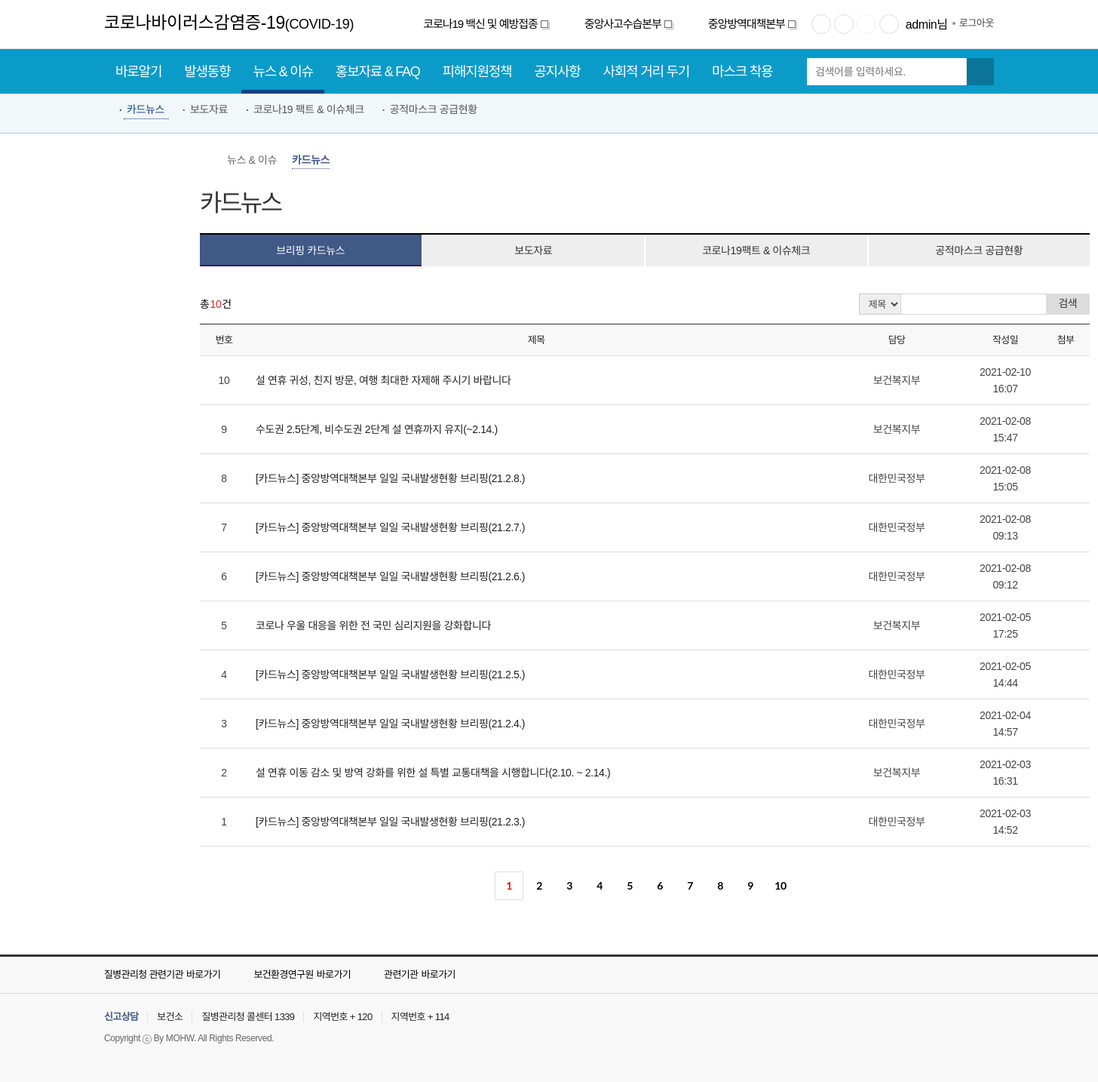
Page /news/ (signed in) on the committed database.
### copycatApp/models.py (models this page shows, shortened)
class News(models.Model):
    number = models.IntegerField(default =1)
    title = models.CharField(max_length=70)
    manager = models.CharField(max_length=50)
    day = models.CharField(max_length=50)
    cardnews = models.ImageField(blank = True, null = True)

### copycatApp/views.py (the view)
# urls.py: path('',copycatApp.views.news,name="news"),
def news(request):
    newslist = News.objects.all().order_by('-number')
    return render(request, 'news.html',{'newslist':newslist})

### copycatApp/templates/news.html (shortened to what this page needs)
<!DOCTYPE html>
<html>
<head>
</head>
<body>
    <header class="header_lay">
        <div class="top">
            <div>
                <div class="n_left">
                    <h1 class="corona_h1"><a href="{% url 'main' %}">코로나바이러스감염증-19<span>(COVID-19)</span></a></h1>
                </div>
                <div class="n_right">
                    <ul class="shim">
                        <li><a href="http://ncv.kdca.go.kr/" target="_blank" title="새창">코로나19 백신 및 예방접종<i class="ico_window"><span class="hdn">새창</span></i></a></li>
                        <li><a href="http://www.mohw.go.kr/" target="_blank" title="새창">중앙사고수습본부<i class="ico_window"><span class="hdn">새창</span></i></a></li>
                        <li><a href="http://www.kdca.go.kr/" target="_blank" title="새창">중앙방역대책본부<i class="ico_window"><span class="hdn">새창</span></i></a></li>
                    </ul>
                    <ul class="sns">
                        <li class="facebook"><a href="http://www.facebook.com/koreadca" target="_blank" title="질병관리청 페이스북으로 새창">페이스북<i class="ico_window"><span class="hdn">새창</span></i></a></li>
                        <li class="youtube"><a href="https://youtube.com/channel/UCa7-3Zvxg-5Rfxgu3RQY_gw" target="_blank" title="질병관리청 유튜브 새창">유튜브<i class="ico_window"><span class="hdn">새창</span></i></a></li>
                        <li class="post"><a href="https://post.naver.com/my.nhn?memberNo=20182790" target="_blank" title="질병관리청 포스트 새창">포스트<i class="ico_window"><span class="hdn">새창</span></i></a></li>
                        <li class="twitter"><a href="http://twitter.com/koreadca" target="_blank" title="질병관리청 트위터 새창">트위터<i class="ico_window"><span class="hdn">새창</span></i></a></li>
                    </ul>
                     <ul class="country">
                        {% if user.is_authenticated %}
                            {{user.username}}님
                            <li><a href="{% url 'logout' %}">로그아웃<i class="ico_window"><span class="hdn">새창</span></i></a></li>
                        {% else %}
                            <li><a href="{% url 'signin' %}">로그인<i class="ico_window"><span class="hdn">새창</span></i></a></li>
                        {% endif %}
                    </ul>
                </div>
            </div>
        </div>
    </header>
    <div class="menubar_lay">
        <div id="header" class="header">
                <div>
                    <div class="h_right">
                        <div id="gnb" class="gnb subfix t_dp_n m_dp_n">
                            <ul>
                                <li><a href="#">바로알기</a>
                                </li>
                                <li class=""><a href="#">발생동향</a>
                                </li>
                                <li class="on"><a href="#">뉴스 &amp; 이슈</a>
                                    <div class="g_fixsub" style="display: block;"><div>
                                        <ul>
                                            <li class="on"><a href="#">카드뉴스</a></li>
                                            <li><a href="#">보도자료</a></li>
                                            <li><a href="#">코로나19 팩트 &amp; 이슈체크</a></li>
                                            <li><a href="#">공적마스크 공급현황</a></li>
                                        </ul>
                                    </div></div>
                                </li>
                                <li><a href="#">홍보자료 &amp; FAQ</a>
                                </li>
                                <li class=""><a href="#">피해지원정책</a>
                                </li>
                                <li class=""><a href="#">공지사항</a>
                                </li>
                                <li class=""><a href="/#">사회적 거리 두기</a>
                                </li>
                                <li><a href="#">마스크 착용</a>
                                </li>
                            </ul>
                        </div>
                        <div class="p_search">
                            <form id="searchForm1" name="searchForm" action="/search/search.jsp" method="post">
                                <div class="n_search">
                                    <input type="text" name="searchTerm" id="searchTerm" value="" placeholder="검색어를 입력하세요.">
                                    <input type="submit" class="btn_search" onclick="search( 'searchForm1' );"><span class="hdn">검색</span>
                                </div>
                            </form>
                        </div>
                    </div>
                </div>
    </div>
    <section class="one">
    <div class="report">
        <div>
            <div class="sub_top">
                <div class="st_navigation">
                    <ul>
                        <li><a href="/"><span class="hdn">홈</span></a></li>
                        <li><a href="#" >뉴스 &amp; 이슈</a></li>
                        <li><a href="#">카드뉴스</a></li>
                    </ul>
                </div>
                <div class="st_title">
                    <div class="fl_l">
                        <h3>카드뉴스</h3>
                    </div>
                </div>
            </div>
            <div class="sub_btn cnt4-4-2">
                <ul>
                    <li class="on"><a href="#"><span>브리핑 카드뉴스</span><em class="hdn">선택됨</em></a></li>
                    <li><a href="#"><span>보도자료</span></a></li>
                    <li><a href="#"><span>코로나19팩트 & 이슈체크</span></a></li>
                    <li><a href="#"><span>공적마스크 공급현황</span></a></li>
                </ul>
            </div>
            <div class="board_top">
                <div class="fl_l">
                    <p class="bt_count">총<strong>10</strong>건</p>
                </div>
                <div class="fl_r">
                    <fieldset>
                        <div class="bt_srch">
                            <div class="bts_slct">
                                <select id="u_shcate" name="search_item" class="select" title="검색항목 선택">
                                    <option value="1">제목</option>
                                </select>
                            </div>
                            <div>
                                <input type="text" id="search_content" name="search_content" value="" title="검색어를 입력하세요.">
                            </div>
                            <div class="bts_btn">
                                <input type="submit" class="btn btn_sm btn_gray" value="검색">
                            </div>
                        </div>
                    </fieldset>
                </div>
            </div>
            <div class="board_list">
                <table>
                    <colgroup>
                        <col class="m_dp_n" style="width:64px;">
                        <col>
                        <col class="m_dp_n" style="width:192px;">
                        <col style="width:96px;">
                        <col class="m_dp_n" style="width:64px;">
                    </colgroup>
                    <thead>
                        <tr>
                            <th class="m_dp_n" scope="col">번호</th>
                            <th scope="col">제목</th>
                            <th class="m_dp_n" scope="col">담당</th>
                            <th scope="col">작성일</th>
                            <th class="m_dp_n" scope="col">첨부</th>
                        </tr>
                    </thead>
                    <tbody>
                        <tr>{% for n in newslist.all %}
                            <td class="m_dp_n">{{n.number}}</td>
                            <td class="ta_l">
                                <a class="bl_link" href="{% url 'copycatApp:form' n.id %}">{{n.title}}</a>
                                <span class="ico_new"><span class="hdn">new</span></span>
                            </td>
                            <td class="m_dp_n">{{n.manager}}</td>
                            <td>{{n.day}}</td>
                            <td class="m_dp_n"></td>
                        </tr>
                    </tbody>
                    {% endfor %}
                </table>
            </div>
            <div class="paging">
                <a href="#" class="p_first" title="처음" onclick="fn_search(1); return false;"><span class="hdn">처음페이지</span></a><a href="#" class="p_prev" title="이전" onclick="fn_search(1); return false;"><span class="hdn">이전페이지</span></a>&nbsp;&nbsp;<strong>1</strong>&nbsp;&nbsp;<a href="#" onclick="fn_search(2); return false;">2</a>&nbsp;&nbsp;<a href="#" onclick="fn_search(3); return false;">3</a>&nbsp;&nbsp;<a href="#" onclick="fn_search(4); return false;">4</a>&nbsp;&nbsp;<a href="#" onclick="fn_search(5); return false;">5</a>&nbsp;&nbsp;<a href="#" onclick="fn_search(6); return false;">6</a>&nbsp;&nbsp;<a href="#" onclick="fn_search(7); return false;">7</a>&nbsp;&nbsp;<a href="#" onclick="fn_search(8); return false;">8</a>&nbsp;&nbsp;<a href="#" onclick="fn_search(9); return false;">9</a>&nbsp;&nbsp;<a href="#" onclick="fn_search(10); return false;">10</a>&nbsp;&nbsp;<a href="" class="p_next" title="다음" onclick="fn_search(11); return false;"><span class="hdn">다음페이지</span></a><a href="" class="p_last" title="끝" onclick="fn_search(198); return false;"><span class="hdn">끝페이지</span></a>
            </div>
        </div>
    </div>
    </section>
    <footer class="footer_lay">
        <div class="footer">
            <div class="f_top">
                <div>
                    <div class="ft_left">
                        <div class="f_relate">
                            <ul>
                                <li>
                                    <a href="#"><span>질병관리청 관련기관</span><em>바로가기</em></a>
                                </li>
                                <li>
                                    <a href="#"><span>보건환경연구원 </span><em>바로가기</em></a>
                                </li>
                                <li>
                                    <a href="#"><span>관련기관 </span><em>바로가기</em></a>
                                </li>
                            </ul>
                        </div>
                    </div>
                </div>
            </div>
            <div class="f_bottom">
                <div>
                    <div class="fb_left">
                        <div class="f_navigation">
                            <ul>
                                <li class="txt_private"><strong>신고상담</strong></li>
                                <li>보건소</li>
                                <li class="cdcinfo">질병관리청 콜센터 1339</li>
                                <li>지역번호 + 120</li>
                                <li>지역번호 + 114</li>
                            </ul>
                        </div>
                        <div class="f_copyright">
                            <p>Copyright ⓒ By MOHW. All Rights Reserved.</p>
                        </div>
                    </div>
                    <div class="fb_right">
                        <div class="f_open">
                            <a href="http://www.kogl.or.kr/" target="_blank" title="OPEN 공공누리 공공저작물 자유이용허락 사이트 이동 - 새창"><span class="hdn">OPEN 공공누리 공공저작물 자유이용허락</span><i class="ico_window"><span class="hdn">새창</span></i></a>
                        </div>
                    </div>
                </div>
            </div>
        </div>
        </div>
</body>
</html>

### rows in the picture
News: number "10", title "설 연휴 귀성, 친지 방문, 여행 최대한 자제해 주시기 바랍니다", manager "보건복지부", day "2021-02-10 16:07"
News: number "9", title "수도권 2.5단계, 비수도권 2단계 설 연휴까지 유지(~2.14.)", manager "보건복지부", day "2021-02-08 15:47"
News: number "8", title "[카드뉴스] 중앙방역대책본부 일일 국내발생현황 브리핑(21.2.8.)", manager "대한민국정부", day "2021-02-08 15:05"
News: number "7", title "[카드뉴스] 중앙방역대책본부 일일 국내발생현황 브리핑(21.2.7.)", manager "대한민국정부", day "2021-02-08 09:13"
News: number "6", title "[카드뉴스] 중앙방역대책본부 일일 국내발생현황 브리핑(21.2.6.)", manager "대한민국정부", day "2021-02-08 09:12"
News: number "5", title "코로나 우울 대응을 위한 전 국민 심리지원을 강화합니다", manager "보건복지부", day "2021-02-05 17:25"
News: number "4", title "[카드뉴스] 중앙방역대책본부 일일 국내발생현황 브리핑(21.2.5.)", manager "대한민국정부", day "2021-02-05 14:44"
News: number "3", title "[카드뉴스] 중앙방역대책본부 일일 국내발생현황 브리핑(21.2.4.)", manager "대한민국정부", day "2021-02-04 14:57"
News: number "2", title "설 연휴 이동 감소 및 방역 강화를 위한 설 특별 교통대책을 시행합니다(2.10. ~ 2.14.)", manager "보건복지부", day "2021-02-03 16:31"
News: number "1", title "[카드뉴스] 중앙방역대책본부 일일 국내발생현황 브리핑(21.2.3.)", manager "대한민국정부", day "2021-02-03 14:52"

### other values in the picture
{{ user.username }} "admin"
